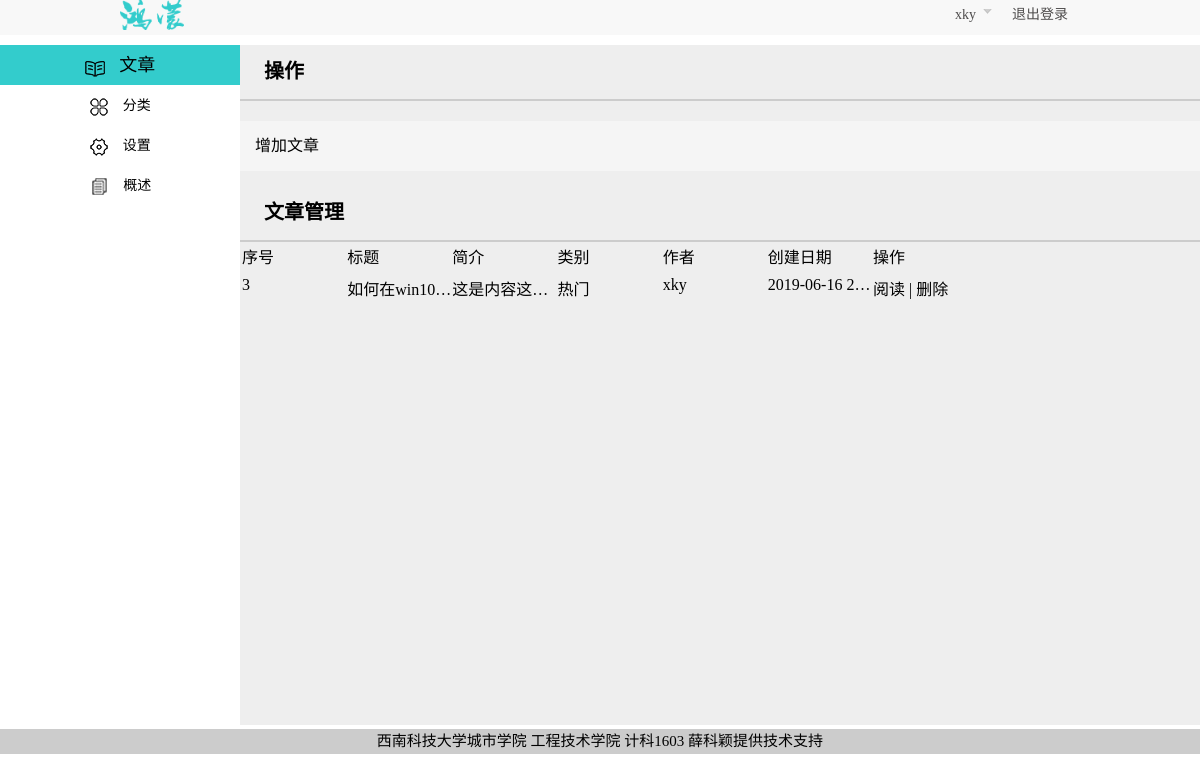
Page /user/main.php (signed in) on the committed database.
### tables this page shows
CREATE TABLE `blog_article` (
  `id` int(11) NOT NULL AUTO_INCREMENT COMMENT '文章编号',
  `title` varchar(255) NOT NULL COMMENT '文章标题',
  `introduction` varchar(255) NOT NULL COMMENT '这是文章简介',
  `content` text NOT NULL COMMENT '文章内容',
  `author` varchar(255) NOT NULL COMMENT '文章作者',
  `date_created` timestamp NOT NULL DEFAULT '0000-00-00 00:00:00' ON UPDATE CURRENT_TIMESTAMP COMMENT '文章创建的时间',
  `date_modified` timestamp NOT NULL DEFAULT '0000-00-00 00:00:00' ON UPDATE CURRENT_TIMESTAMP COMMENT '文章修改的时间',
  `like_number` int(11) NOT NULL DEFAULT '0' COMMENT '文章点赞数',
  `comment_number` int(11) NOT NULL DEFAULT '0' COMMENT '文章评论数',
  `article_type` varchar(100) NOT NULL COMMENT '文章的分类',
  PRIMARY KEY (`id`)
);

### user/article.php (the view, shortened to what this page needs)
<!DOCTYPE html>
<html lang="zh-cn">
<head>
    <link rel="stylesheet" href="css/main.css">
</head>
<body>
    <div class="right">
        <div class="title">操作</div>
        <div class="line"></div>
        <div class="wrap-content-article">
            <p class="article_add">增加文章</p>
        </div>
        <div class="title">文章管理</div>
        <div class="line"></div>
        <table>
            <tr>
                <td class="first_col">序号</td>
                <td class="second_col">标题</td>
                <td class="third_col">简介</td>
                <td class="fiveth_col">类别</td>
                <td class="sixth_col">作者</td>
                <td class="seventh_col">创建日期</td>
                <td class="eighth_col">操作</td>
            </tr>
            <?php
                if(empty($_SESSION['userinfo']) || empty($_SESSION['userinfo']['username'])){
                    header("location:../main/login.php");
                }
                else{
                    $username = $_SESSION['userinfo']['username'];
                    require "../link/db.php";
                    $sql = "select * from blog_article where author='$username'";
                    $result = mysql_query($sql,$conn);
                    while($res = mysql_fetch_array($result)){
            ?>
            <tr>
                <td class="first_col"><?php echo $res['id'];?></td>
                <td class="second_col"><?php echo $res['title'];?></td>
                <td class="third_col"><?php echo $res['introduction'];?></td>
                <td class="fiveth_col"><?php echo $res['article_type'];?></td>
                <td class="sixth_col"><?php echo $res['author'];?></td>
                <td class="seventh_col"><?php echo $res['date_created'];?></td>
                <td class="eighth_col">
                    <a style="text-decoration: none;cursor: pointer;" class="article_read">阅读</a> |
                    <a style="text-decoration: none;cursor: pointer;" class="article_delete">删除</a>
                </td>
            </tr>
            <?php } mysql_close($conn);}?>
        </table>
    </div>
</body>
</html>

### user/css/main.css (style rules this page uses)
* { border: 0; margin: 0; padding: 0; }
.content > .container > .content-wrap > .system > .right { width: 100%; height: 100%; float: right; background-color: #eeeeee; }
.right { width: 80%; height: 100%; float: left; background-color: #eeeeee; }
.right > .title { font-size: 20px; font-weight: 700; width: 95%; margin: 0 auto; margin-top: 10px; }
.right > .line { background-color: #ccc; width: 100%; height: 2px; margin-top: 15px; }
.right > .wrap-content-article { width: 100%; height: 50px; background-color: #f5f5f5; margin-top: 20px; margin-bottom: 25px; line-height: 50px; }
.right > .wrap-content-article > p { margin-left: 15px; cursor: pointer; }
.right > table { width: 100%; table-layout:fixed; }
.first_col,.second_col,.third_col,.fourth_col,.fiveth_col,.sixth_col,.seventh_col,.eight_col { white-space: nowrap; text-overflow: ellipsis; overflow: hidden; width: 11%; }
td { text-overflow: ellipsis; overflow: hidden; display: inline-block; height: 30px; overflow: hidden; }

### rows in the picture
blog_article: id "3", title "如何在win10…", introduction "这是内容这…", article_type "热门", author "xky", date_created "2019-06-16 2…"

### other values in the picture
$_SESSION['userinfo']['username'] "xky"
